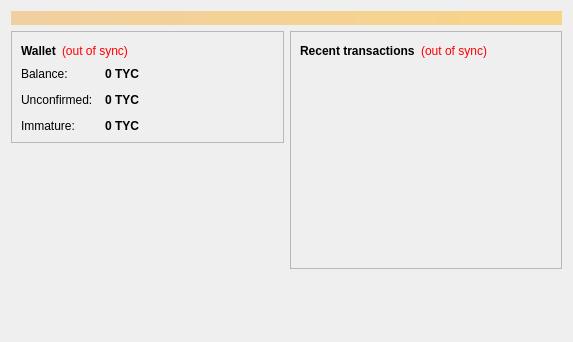
<?xml version="1.0" encoding="UTF-8"?>
<ui version="4.0">
 <class>OverviewPage</class>
 <widget class="QWidget" name="OverviewPage">
  <property name="geometry">
   <rect>
    <x>0</x>
    <y>0</y>
    <width>573</width>
    <height>342</height>
   </rect>
  </property>
  <property name="windowTitle">
   <string>Form</string>
  </property>
  <layout class="QVBoxLayout" name="topLayout">
   <item>
    <widget class="QLabel" name="labelAlerts">
     <property name="visible">
      <bool>false</bool>
     </property>
     <property name="styleSheet">
      <string notr="true">background-color: qlineargradient(x1: 0, y1: 0, x2: 1, y2: 0, stop:0 #F0D0A0, stop:1 #F8D488); color:#000000;</string>
     </property>
     <property name="wordWrap">
      <bool>true</bool>
     </property>
     <property name="margin">
      <number>3</number>
     </property>
    </widget>
   </item>
   <item>
    <layout class="QHBoxLayout" name="horizontalLayout" stretch="1,1">
     <item>
      <layout class="QVBoxLayout" name="verticalLayout_2">
       <item>
        <widget class="QFrame" name="frame">
         <property name="frameShape">
          <enum>QFrame::StyledPanel</enum>
         </property>
         <property name="frameShadow">
          <enum>QFrame::Raised</enum>
         </property>
         <layout class="QVBoxLayout" name="verticalLayout_4">
          <item>
           <layout class="QHBoxLayout" name="horizontalLayout_4">
            <item>
             <widget class="QLabel" name="label_5">
              <property name="font">
               <font>
                <weight>75</weight>
                <bold>true</bold>
               </font>
              </property>
              <property name="text">
               <string>Wallet</string>
              </property>
             </widget>
            </item>
            <item>
             <widget class="QLabel" name="labelWalletStatus">
              <property name="toolTip">
               <string>The displayed information may be out of date. Your wallet automatically synchronizes with the Marxcoin network after a connection is established, but this process has not completed yet.</string>
              </property>
              <property name="styleSheet">
               <string notr="true">QLabel { color: red; }</string>
              </property>
              <property name="text">
               <string notr="true">(out of sync)</string>
              </property>
              <property name="alignment">
               <set>Qt::AlignLeading|Qt::AlignLeft|Qt::AlignVCenter</set>
              </property>
             </widget>
            </item>
            <item>
             <spacer name="horizontalSpacer_2">
              <property name="orientation">
               <enum>Qt::Horizontal</enum>
              </property>
              <property name="sizeHint" stdset="0">
               <size>
                <width>40</width>
                <height>20</height>
               </size>
              </property>
             </spacer>
            </item>
           </layout>
          </item>
          <item>
           <layout class="QFormLayout" name="formLayout_2">
            <property name="fieldGrowthPolicy">
             <enum>QFormLayout::AllNonFixedFieldsGrow</enum>
            </property>
            <property name="horizontalSpacing">
             <number>12</number>
            </property>
            <property name="verticalSpacing">
             <number>12</number>
            </property>
            <item row="0" column="0">
             <widget class="QLabel" name="label">
              <property name="text">
               <string>Balance:</string>
              </property>
             </widget>
            </item>
            <item row="0" column="1">
             <widget class="QLabel" name="labelBalance">
              <property name="font">
               <font>
                <weight>75</weight>
                <bold>true</bold>
               </font>
              </property>
              <property name="cursor">
               <cursorShape>IBeamCursor</cursorShape>
              </property>
              <property name="toolTip">
               <string>Your current balance</string>
              </property>
              <property name="text">
               <string notr="true">0 TYC</string>
              </property>
              <property name="textInteractionFlags">
               <set>Qt::LinksAccessibleByMouse|Qt::TextSelectableByKeyboard|Qt::TextSelectableByMouse</set>
              </property>
             </widget>
            </item>
            <item row="1" column="0">
             <widget class="QLabel" name="label_3">
              <property name="text">
               <string>Unconfirmed:</string>
              </property>
             </widget>
            </item>
            <item row="1" column="1">
             <widget class="QLabel" name="labelUnconfirmed">
              <property name="font">
               <font>
                <weight>75</weight>
                <bold>true</bold>
               </font>
              </property>
              <property name="cursor">
               <cursorShape>IBeamCursor</cursorShape>
              </property>
              <property name="toolTip">
               <string>Total of transactions that have yet to be confirmed, and do not yet count toward the current balance</string>
              </property>
              <property name="text">
               <string notr="true">0 TYC</string>
              </property>
              <property name="textInteractionFlags">
               <set>Qt::LinksAccessibleByMouse|Qt::TextSelectableByKeyboard|Qt::TextSelectableByMouse</set>
              </property>
             </widget>
            </item>
            <item row="2" column="0">
             <widget class="QLabel" name="labelImmatureText">
              <property name="text">
               <string>Immature:</string>
              </property>
             </widget>
            </item>
            <item row="2" column="1">
             <widget class="QLabel" name="labelImmature">
              <property name="font">
               <font>
                <weight>75</weight>
                <bold>true</bold>
               </font>
              </property>
              <property name="toolTip">
               <string>Mined balance that has not yet matured</string>
              </property>
              <property name="text">
               <string notr="true">0 TYC</string>
              </property>
              <property name="textInteractionFlags">
               <set>Qt::LinksAccessibleByMouse|Qt::TextSelectableByKeyboard|Qt::TextSelectableByMouse</set>
              </property>
             </widget>
            </item>
           </layout>
          </item>
         </layout>
        </widget>
       </item>
       <item>
        <spacer name="verticalSpacer">
         <property name="orientation">
          <enum>Qt::Vertical</enum>
         </property>
         <property name="sizeHint" stdset="0">
          <size>
           <width>20</width>
           <height>40</height>
          </size>
         </property>
        </spacer>
       </item>
      </layout>
     </item>
     <item>
      <layout class="QVBoxLayout" name="verticalLayout_3">
       <item>
        <widget class="QFrame" name="frame_2">
         <property name="frameShape">
          <enum>QFrame::StyledPanel</enum>
         </property>
         <property name="frameShadow">
          <enum>QFrame::Raised</enum>
         </property>
         <layout class="QVBoxLayout" name="verticalLayout">
          <item>
           <layout class="QHBoxLayout" name="horizontalLayout_2">
            <item>
             <widget class="QLabel" name="label_4">
              <property name="text">
               <string>&lt;b&gt;Recent transactions&lt;/b&gt;</string>
              </property>
             </widget>
            </item>
            <item>
             <widget class="QLabel" name="labelTransactionsStatus">
              <property name="toolTip">
               <string>The displayed information may be out of date. Your wallet automatically synchronizes with the Marxcoin network after a connection is established, but this process has not completed yet.</string>
              </property>
              <property name="styleSheet">
               <string notr="true">QLabel { color: red; }</string>
              </property>
              <property name="text">
               <string notr="true">(out of sync)</string>
              </property>
              <property name="alignment">
               <set>Qt::AlignRight|Qt::AlignTrailing|Qt::AlignVCenter</set>
              </property>
             </widget>
            </item>
            <item>
             <spacer name="horizontalSpacer">
              <property name="orientation">
               <enum>Qt::Horizontal</enum>
              </property>
              <property name="sizeHint" stdset="0">
               <size>
                <width>40</width>
                <height>20</height>
               </size>
              </property>
             </spacer>
            </item>
           </layout>
          </item>
          <item>
           <widget class="QListView" name="listTransactions">
            <property name="styleSheet">
             <string notr="true">QListView { background: transparent; }</string>
            </property>
            <property name="frameShape">
             <enum>QFrame::NoFrame</enum>
            </property>
            <property name="verticalScrollBarPolicy">
             <enum>Qt::ScrollBarAlwaysOff</enum>
            </property>
            <property name="horizontalScrollBarPolicy">
             <enum>Qt::ScrollBarAlwaysOff</enum>
            </property>
            <property name="selectionMode">
             <enum>QAbstractItemView::NoSelection</enum>
            </property>
           </widget>
          </item>
         </layout>
        </widget>
       </item>
       <item>
        <spacer name="verticalSpacer_2">
         <property name="orientation">
          <enum>Qt::Vertical</enum>
         </property>
         <property name="sizeHint" stdset="0">
          <size>
           <width>20</width>
           <height>40</height>
          </size>
         </property>
        </spacer>
       </item>
      </layout>
     </item>
    </layout>
   </item>
  </layout>
 </widget>
 <resources/>
 <connections/>
</ui>
